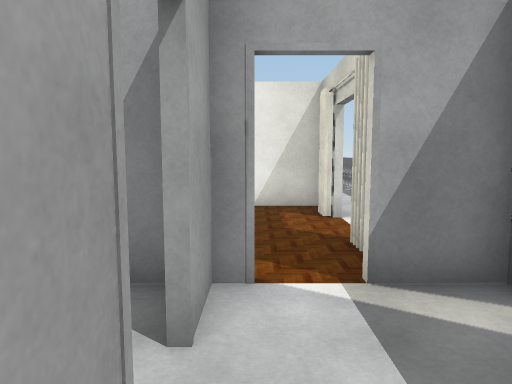
View 1 (above)

18 first-person views from a walk through a scene from a Unity 3-D project. The camera is 1.4 m above the floor, tilts 6° down and sees 70° across. Doors are open. The floor is counted in squares, 1 m on a side. Each view is taken from the middle of a square. On the plan, view 1 faces up. The plan holds only what a view shows up to about 16 squares ahead; the rest is blank. The place goes on beyond the plan. The player is left out. Some surface patterns are stand-ins.

View 2
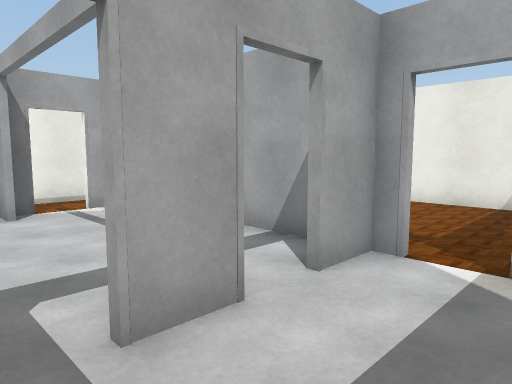

View 3
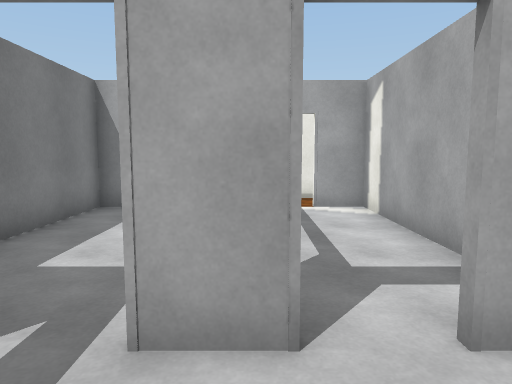

View 4
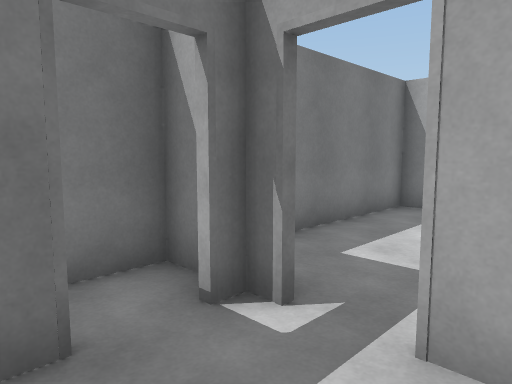

View 5
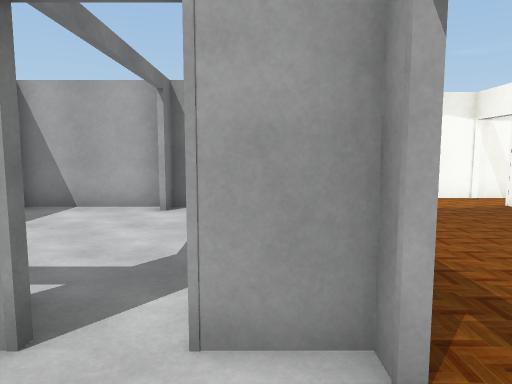

View 6
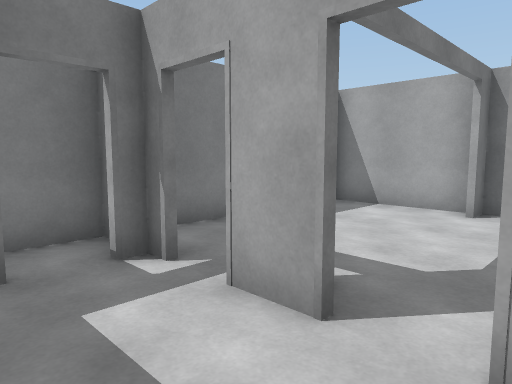

View 7
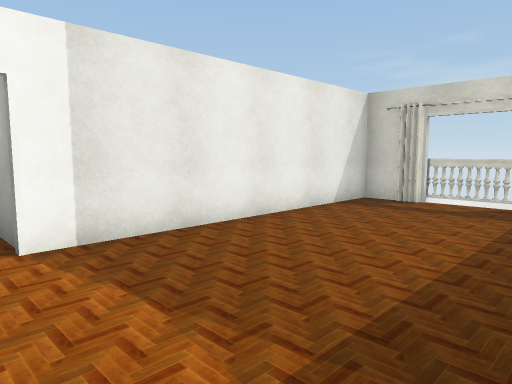

View 8
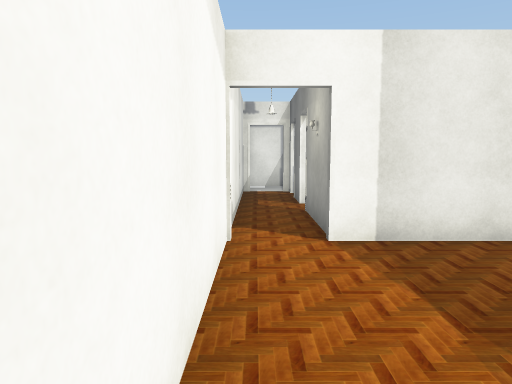

View 9
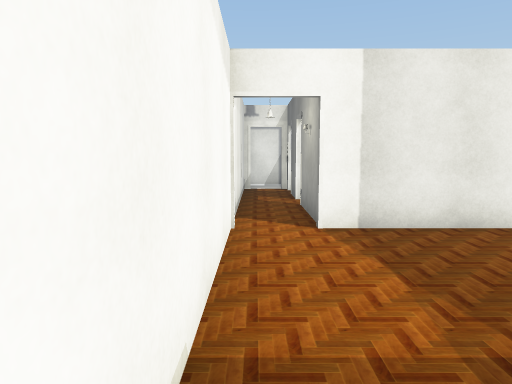

View 10
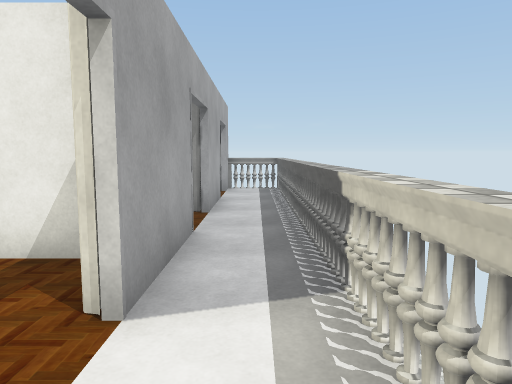

View 11
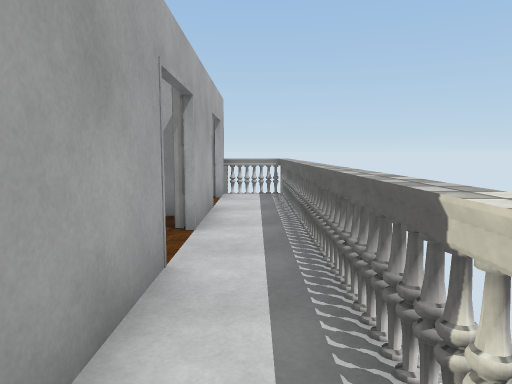

View 12
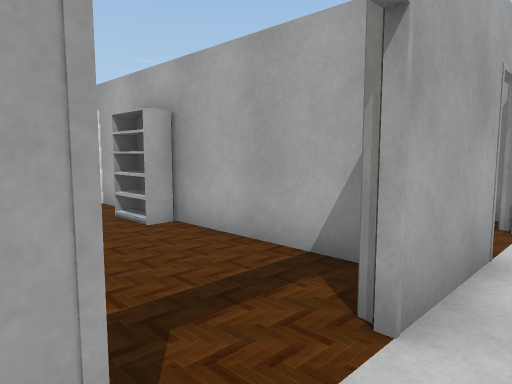

View 13
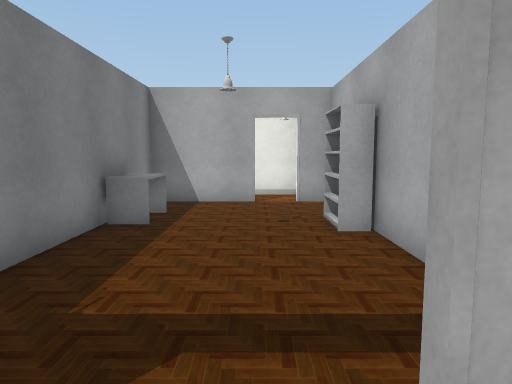

View 14
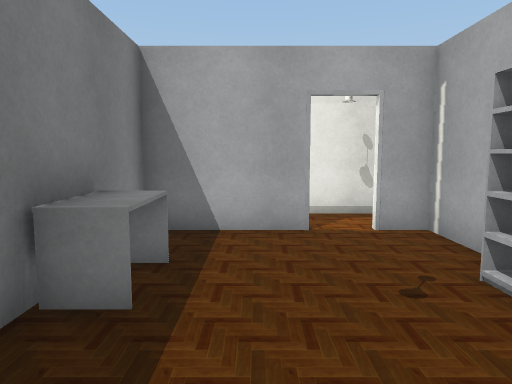

View 15
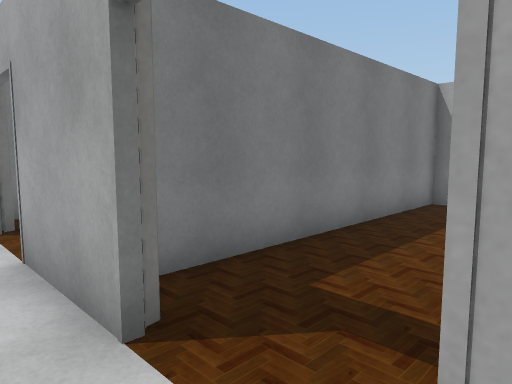

View 16
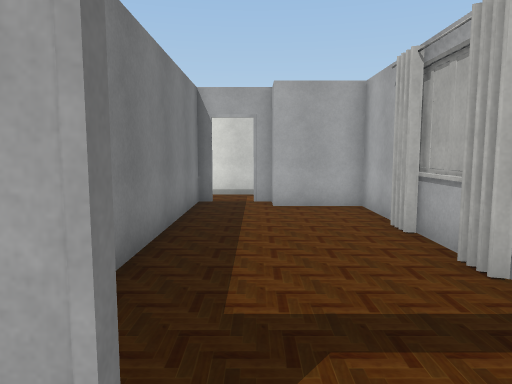

View 17
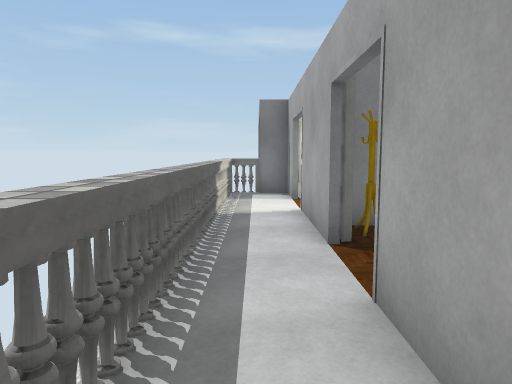

View 18
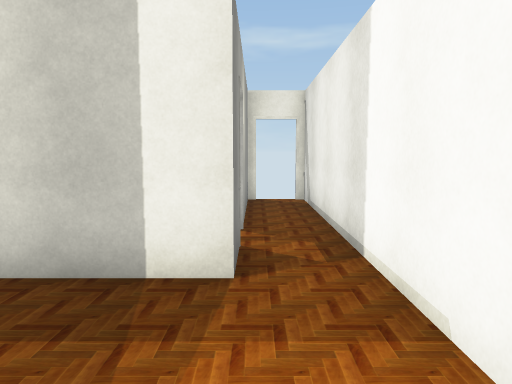

### Floor plan
Ten units are one square. View 1 is at (0, 0); x grows to the right and y downward. Boxes are objects, and circles mark ways between rooms. Rooms are numbered by the first view taken in them; rooms with no view inside come last. Other rooms are left out.
<svg viewBox="-100 -204 146 241">
<path fill="none" stroke="#000" d="M-5 -14 -5 0M11 16 16 16M0 -38 -5 -38 -5 -25M-5 16 0 16M28 -38 11 -38M-78 -25 -78 -40 -51 -40M17 -79 17 -84M-78 -141 -78 -158M17 -86 17 -98 -78 -98 -78 -130M-95 -175 -95 -25M19 -115 19 -79M19 -165 19 -135M38 -199 19 -199M19 -59 19 -40 40 -40M38 -45 38 -197 19 -197 19 -186M39 -127 37 -133 39 -141M40 -134 38 -143 39 -146M41 -140 38 -149M37 -147 40 -158M41 -147 37 -162M39 -106 37 -114 40 -123M39 -101 37 -108 39 -116 37 -125 39 -133M40 -160 37 -164M38 -93 41 -103M39 -167 37 -175M39 -91 37 -99M40 -182 38 -193M41 -78 38 -91M40 -71 37 -80 41 -95M38 -59 39 -64 37 -72M-60 -152 -76 -152M-76 -130 -76 -100 -12 -100M6 -100 12 -100M12 -152 -35 -152M-76 -158 -76 -141M-32 -198 -36 -195M-19 -199 -36 -199M-46 -199 -67 -199 -67 -175 -80 -175M-8 -197 -12 -194M-76 -175 -76 -169M-76 -153 10 -153M-69 -6 -76 -6M-76 -8 -69 -8M-76 -14 -76 31 -19 31M-9 -38 -76 -38 -76 -25M-95 -25 -95 32M-78 25 -78 -14"/>
<rect x="-65" y="-115" width="30" height="10" fill="#bbb"><title>other object</title></rect>
<rect x="5" y="-115" width="10" height="10" fill="#bbb"><title>other object</title></rect>
<rect x="-45" y="-155" width="10" height="10" fill="#bbb"><title>other object</title></rect>
<circle cx="5" cy="-40" r="3" fill="#2a7"/>
<circle cx="-10" cy="-20" r="3" fill="#2a7"/>
<circle cx="-10" cy="5" r="3" fill="#2a7"/>
<circle cx="20" cy="-70" r="3" fill="#2a7"/>
<circle cx="-80" cy="-135" r="3" fill="#2a7"/>
<circle cx="-90" cy="-35" r="3" fill="#2a7"/>
<circle cx="20" cy="-125" r="3" fill="#2a7"/>
<circle cx="20" cy="-175" r="3" fill="#2a7"/>
<circle cx="-80" cy="-20" r="3" fill="#2a7"/>
<text x="10" y="-10">1</text>
<text x="-50" y="-80">2</text>
<text x="30" y="-130">3</text>
<text x="-30" y="-130">4</text>
<text x="-30" y="-170">5</text>
<text x="-40" y="0">6</text>
<text x="-90" y="0">7</text>
</svg>
Room 1 opens to room 2. Room 1 opens to room 6. Room 2 opens to room 3. Room 2 opens to room 4. Room 2 opens to room 7. Room 3 opens to room 4. Room 3 opens to room 5. Room 6 opens to room 7.

Where each view was taken, in squares from view 1:
view 1: 0 up, 0 right, facing up
view 2: 1 down, 2 right, facing up-left
view 3: 1 up, 2 right, facing left
view 4: 1 up, 2 right, facing down-left
view 5: 3 up, 2 right, facing left
view 6: 3 up, 2 right, facing down-left
view 7: 4 up, 9 left, facing up-right
view 8: 4 up, 9 left, facing up
view 9: 3 up, 9 left, facing up
view 10: 5 up, 3 right, facing up
view 11: 7 up, 3 right, facing up
view 12: 11 up, 3 right, facing up-left
view 13: 13 up, 3 right, facing left
view 14: 12 up, 1 left, facing left
view 15: 19 up, 3 right, facing down-left
view 16: 17 up, 3 right, facing left
view 17: 17 up, 3 right, facing down
view 18: 8 up, 8 left, facing down
